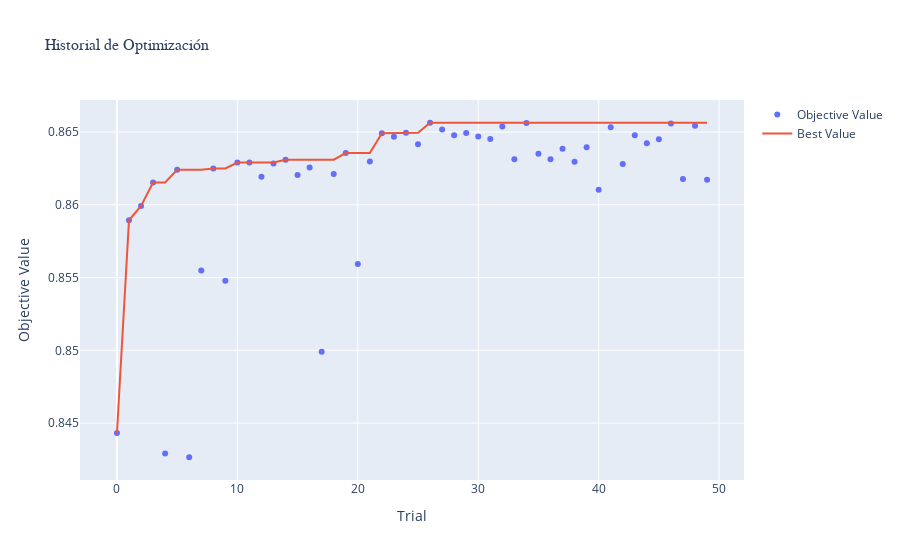
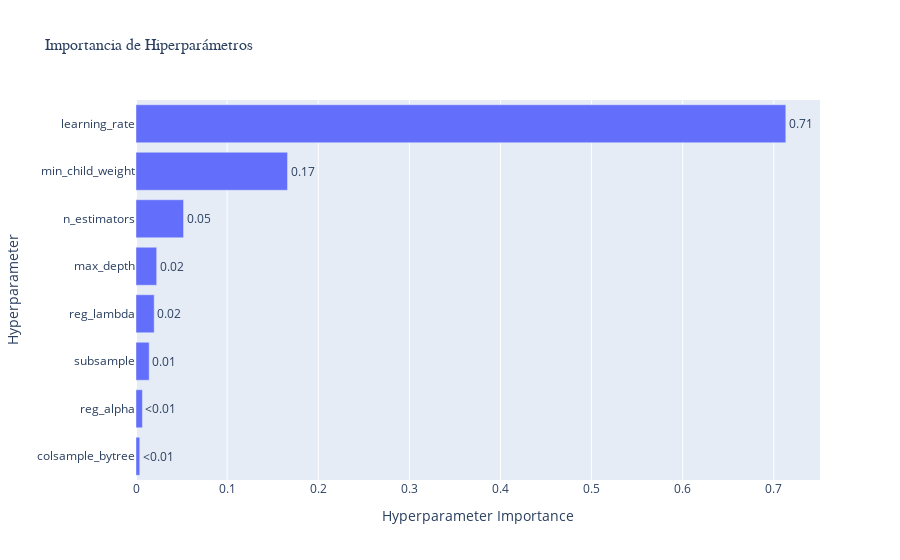

Notebook source saved alongside these figures, in order:
### Markdown cell above
## 10. Optimización Bayesiana con Optuna (OPCIONAL)

Optuna es una biblioteca de optimización bayesiana que puede encontrar mejores hiperparámetros **más rápido** que Grid Search.

### 📚 ¿Por qué Optuna?

#### Grid Search vs Optuna

**Grid Search:**
```
Prueba TODAS las combinaciones en una cuadrícula
- max_depth: [3, 5, 7]
- n_estimators: [100, 200]
- learning_rate: [0.01, 0.1]
Total: 3 × 2 × 2 = 12 combinaciones

Problema: Malgasta tiempo en regiones no prometedoras
```

**Optuna:**
```
Aprende de intentos previos:
1. Prueba: max_depth=5, n_estimators=100, lr=0.1 → Score: 0.85
2. Prueba: max_depth=7, n_estimators=200, lr=0.05 → Score: 0.87 ⬆️
3. Optuna piensa: "Profundidad alta y lr bajo funcionan bien..."
4. Prueba: max_depth=8, n_estimators=250, lr=0.03 → Score: 0.88 ⬆️

Resultado: Encuentra mejores valores más rápido
```

### 🎯 Conceptos Clave

- **Trial**: Un experimento con un conjunto de hiperparámetros
- **Study**: Colección de trials que buscan optimizar una métrica
- **Sampler**: Algoritmo que decide qué probar (TPE por defecto)
- **Pruning**: Detiene trials no prometedores temprano (ahorra tiempo)

### ⚠️ Nota
Esta sección es **opcional** pero altamente recomendada para producción.

---

**IMPORTANTE:** Descomenta el siguiente código si quieres ejecutar la optimización con Optuna (requiere `pip install optuna`)

### Code cell
# CÓDIGO OPCIONAL: Descomenta para ejecutar Optuna
# Requiere: pip install optuna

%pip install optuna
import optuna
from optuna.visualization import plot_optimization_history, plot_param_importances

print("🔬 OPTIMIZACIÓN BAYESIANA CON OPTUNA")
print("=" * 70)

# Definir función objetivo
def objective(trial):
    '''
    Función objetivo que Optuna optimizará.
    Debe retornar la métrica a MAXIMIZAR (usamos ROC-AUC).
    '''
    # Sugerir hiperparámetros
    params = {
        'n_estimators': trial.suggest_int('n_estimators', 100, 500),
        'max_depth': trial.suggest_int('max_depth', 3, 10),
        'learning_rate': trial.suggest_float('learning_rate', 0.01, 0.3, log=True),
        'subsample': trial.suggest_float('subsample', 0.6, 1.0),
        'colsample_bytree': trial.suggest_float('colsample_bytree', 0.6, 1.0),
        'reg_alpha': trial.suggest_float('reg_alpha', 0, 1.0),
        'reg_lambda': trial.suggest_float('reg_lambda', 0, 10.0),
        'min_child_weight': trial.suggest_int('min_child_weight', 1, 10),
        'random_state': 42,
        'eval_metric': 'logloss',
        'use_label_encoder': False
    }
    
    # Crear modelo
    model = xgb.XGBClassifier(**params)
    
    # Evaluar con CV
    cv = StratifiedKFold(n_splits=5, shuffle=True, random_state=42)
    scores = cross_val_score(model, X_train_scaled, y_train, 
                            cv=cv, scoring='roc_auc', n_jobs=-1)
    
    # Retornar métrica promedio
    return scores.mean()

# Crear estudio
study = optuna.create_study(
    direction='maximize',  # Maximizar ROC-AUC
    sampler=optuna.samplers.TPESampler(seed=42),  # Tree-structured Parzen Estimator
    pruner=optuna.pruners.MedianPruner()  # Detiene trials no prometedores
)

print("⏱️  Ejecutando 50 trials (esto puede tomar 10-15 minutos)...")
print("   Optuna irá aprendiendo y mejorando con cada trial\\n")

# Optimizar
study.optimize(objective, n_trials=50, show_progress_bar=True)

# Resultados
print("\\n🏆 MEJORES HIPERPARÁMETROS (Optuna)")
print("=" * 70)
for param, value in study.best_params.items():
    print(f"  {param}: {value}")

print(f"\\n📊 Mejor ROC-AUC (CV): {study.best_value:.4f}")

# Visualizaciones
print("\\n📈 VISUALIZACIONES DE OPTUNA")

# Historial de optimización
fig1 = plot_optimization_history(study)
fig1.update_layout(title="Historial de Optimización", 
                   title_font_size=16,
                   title_font_family="Arial Black")
fig1.show()

print("💡 Esta gráfica muestra cómo Optuna mejora con el tiempo")
print("   - Primeras pruebas: Exploración aleatoria")
print("   - Últimas pruebas: Explotación de regiones prometedoras")

# Importancia de hiperparámetros
fig2 = plot_param_importances(study)
fig2.update_layout(title="Importancia de Hiperparámetros",
                   title_font_size=16,
                   title_font_family="Arial Black")
fig2.show()

print("\\n💡 Esta gráfica muestra qué hiperparámetros tienen MÁS IMPACTO")
print("   - Enfoca tuning manual en parámetros importantes")
print("   - Ignora parámetros con bajo impacto")

# Entrenar modelo final con mejores parámetros
print("\\n🚀 ENTRENANDO MODELO FINAL CON OPTUNA")
xgb_optuna = xgb.XGBClassifier(**study.best_params)
xgb_optuna.fit(X_train_scaled, y_train)

y_pred_optuna = xgb_optuna.predict(X_test_scaled)
y_pred_proba_optuna = xgb_optuna.predict_proba(X_test_scaled)[:, 1]

print("\\n📊 MÉTRICAS (XGBoost con Optuna)")
print("=" * 70)
print(f"Accuracy:  {accuracy_score(y_test, y_pred_optuna):.4f}")
print(f"Precision: {precision_score(y_test, y_pred_optuna):.4f}")
print(f"Recall:    {recall_score(y_test, y_pred_optuna):.4f}")
print(f"F1-Score:  {f1_score(y_test, y_pred_optuna):.4f}")
print(f"ROC-AUC:   {roc_auc_score(y_test, y_pred_proba_optuna):.4f}")

print("\\n💡 COMPARACIÓN: Grid Search vs Optuna")
print("=" * 70)
print(f"Grid Search (54 combinaciones): {roc_auc_score(y_test, y_pred_proba_xgb):.4f}")
print(f"Optuna (50 trials):             {roc_auc_score(y_test, y_pred_proba_optuna):.4f}")
print(f"\\n✅ Optuna generalmente encuentra mejores o iguales resultados en menos tiempo")

# Comentar hasta acá si no se ejecuta.

print("\\n💡 VENTAJAS DE OPTUNA:")
print("  ✅ Más eficiente que Grid Search (aprende de intentos previos)")
print("  ✅ Puede optimizar espacios continuos (no solo discretos)")
print("  ✅ Pruning automático (ahorra tiempo)")
print("  ✅ Visualizaciones integradas muy útiles")
print("  ✅ Fácil de paralelizar (múltiples workers)")
print("\\n⚠️  DESVENTAJAS:")
print("  ❌ Más complejo de configurar que Grid Search")
print("  ❌ Resultados pueden variar entre ejecuciones")
print("  ❌ Requiere más trials para espacios muy grandes")
print("\\n🎯 CUÁNDO USAR OPTUNA:")
print("  ✅ Proyectos de producción donde el rendimiento es crítico")
print("  ✅ Cuando Grid Search es demasiado lento")
print("  ✅ Cuando tienes múltiples hiperparámetros a optimizar")
print("\\n💡 Para ejecutar este código, descomenta la sección y ejecuta:")
print("   !pip install optuna")

### Figure 1 — Plotly figure (JSON) as saved in the notebook; plotly's stock layout.template omitted (floating-point values rounded to 4 significant figures)
{"data": [{"mode": "markers", "name": "Objective Value", "type": "scatter", "x": [0, 1, 2, 3, 4, 5, 6, 7, 8, 9, 10, 11, 12, 13, 14, 15, 16, 17, 18, 19, 20, 21, 22, 23, 24, 25, 26, 27, 28, 29, 30, 31, 32, 33, 34, 35, 36, 37, 38, 39, 40, 41, 42, 43, 44, 45, 46, 47, 48, 49], "y": [0.8443, 0.8589, 0.8599, 0.8615, 0.8429, 0.8624, 0.8427, 0.8555, 0.8625, 0.8548, 0.8629, 0.8629, 0.8619, 0.8628, 0.8631, 0.8621, 0.8626, 0.8499, 0.8621, 0.8636, 0.8559, 0.863, 0.8649, 0.8647, 0.8649, 0.8642, 0.8656, 0.8652, 0.8648, 0.8649, 0.8647, 0.8645, 0.8654, 0.8631, 0.8656, 0.8635, 0.8631, 0.8639, 0.863, 0.864, 0.861, 0.8653, 0.8628, 0.8648, 0.8642, 0.8645, 0.8656, 0.8618, 0.8654, 0.8617]}, {"mode": "lines", "name": "Best Value", "type": "scatter", "x": [0, 1, 2, 3, 4, 5, 6, 7, 8, 9, 10, 11, 12, 13, 14, 15, 16, 17, 18, 19, 20, 21, 22, 23, 24, 25, 26, 27, 28, 29, 30, 31, 32, 33, 34, 35, 36, 37, 38, 39, 40, 41, 42, 43, 44, 45, 46, 47, 48, 49], "y": [0.8443, 0.8589, 0.8599, 0.8615, 0.8615, 0.8624, 0.8624, 0.8624, 0.8625, 0.8625, 0.8629, 0.8629, 0.8629, 0.8629, 0.8631, 0.8631, 0.8631, 0.8631, 0.8631, 0.8636, 0.8636, 0.8636, 0.8649, 0.8649, 0.8649, 0.8649, 0.8656, 0.8656, 0.8656, 0.8656, 0.8656, 0.8656, 0.8656, 0.8656, 0.8656, 0.8656, 0.8656, 0.8656, 0.8656, 0.8656, 0.8656, 0.8656, 0.8656, 0.8656, 0.8656, 0.8656, 0.8656, 0.8656, 0.8656, 0.8656]}, {"marker": {"color": "#cccccc"}, "mode": "markers", "name": "Infeasible Trial", "showlegend": false, "type": "scatter", "x": [], "y": []}], "layout": {"title": {"font": {"family": "Arial Black", "size": 16}, "text": "Historial de Optimización"}, "xaxis": {"title": {"text": "Trial"}}, "yaxis": {"title": {"text": "Objective Value"}}}}

### Figure 2 — Plotly figure (JSON) as saved in the notebook; plotly's stock layout.template omitted (floating-point values rounded to 4 significant figures)
{"data": [{"cliponaxis": false, "hovertemplate": ["colsample_bytree (FloatDistribution): 0.004136292783355181<extra></extra>", "reg_alpha (FloatDistribution): 0.007055652575519472<extra></extra>", "subsample (FloatDistribution): 0.014477389991892386<extra></extra>", "reg_lambda (FloatDistribution): 0.01998266820828695<extra></extra>", "max_depth (IntDistribution): 0.02269732413610701<extra></extra>", "n_estimators (IntDistribution): 0.0521980473891502<extra></extra>", "min_child_weight (IntDistribution): 0.16632275327017168<extra></extra>", "learning_rate (FloatDistribution): 0.713129871645517<extra></extra>"], "name": "Objective Value", "orientation": "h", "text": ["<0.01", "<0.01", "0.01", "0.02", "0.02", "0.05", "0.17", "0.71"], "textposition": "outside", "type": "bar", "x": [0.004136, 0.007056, 0.01448, 0.01998, 0.0227, 0.0522, 0.1663, 0.7131], "y": ["colsample_bytree", "reg_alpha", "subsample", "reg_lambda", "max_depth", "n_estimators", "min_child_weight", "learning_rate"]}], "layout": {"title": {"font": {"family": "Arial Black", "size": 16}, "text": "Importancia de Hiperparámetros"}, "xaxis": {"title": {"text": "Hyperparameter Importance"}}, "yaxis": {"title": {"text": "Hyperparameter"}}}}
